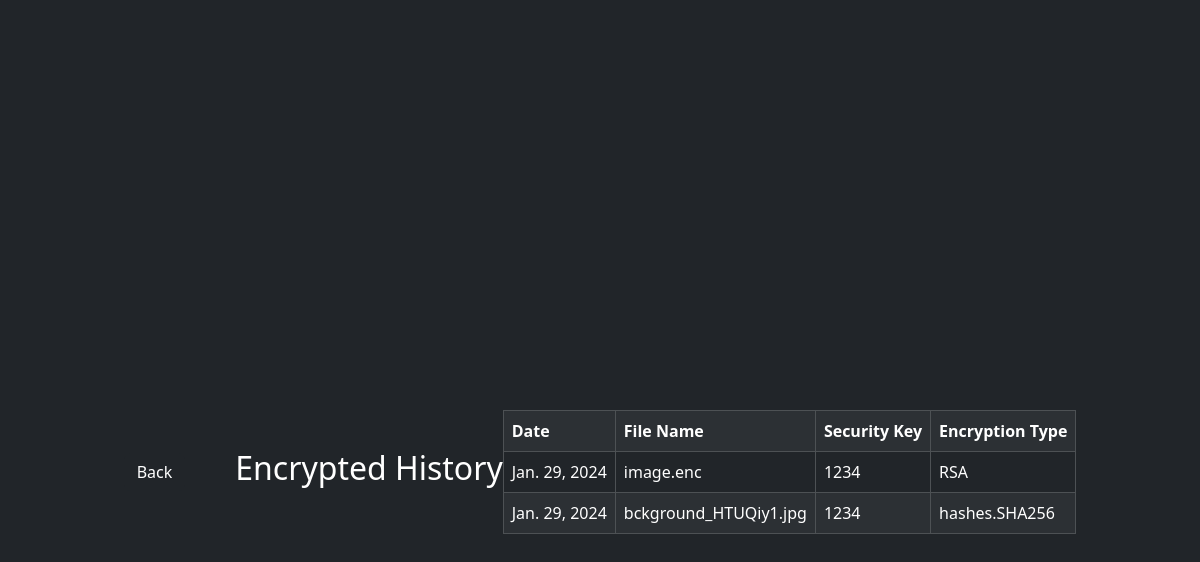
The page /history (signed in) on the database as committed earlier.
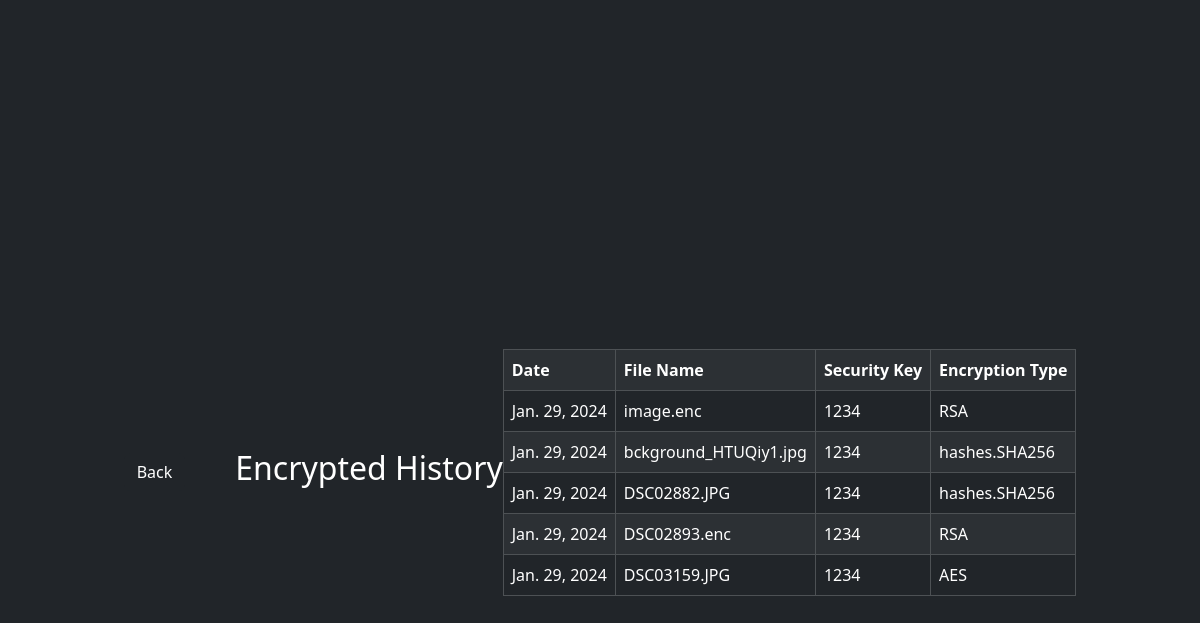
The same page on the database as committed later.
### app/models.py (models this page shows, shortened)
class EncryptedFile(models.Model):
    algorithm_choices = [
        ('hashes.SHA256', 'hashes.SHA256'),
        ('RSA', 'RSA'),
        ('AES', 'AES'),
    ]
    user_id = models.ForeignKey(User, on_delete=models.CASCADE)
    file = models.FileField()
    password = models.CharField(max_length=100)
    algorith = models.CharField(max_length=20, choices=algorithm_choices)
    date = models.DateField(auto_now_add=True, null=True)
    publickey = models.TextField(max_length=512, null=True, blank=True)
    privatekey = models.TextField(max_length=512, null=True, blank=True)
    file_extension_name = models.TextField(max_length=512, null=True, blank=True)

### app/views.py (the view)
# urls.py: path('history',views.history),
def history(request):
    tem = request.session['uid']
    vpro = User.objects.get(id=tem)
    encrypted_files = EncryptedFile.objects.filter(user_id=vpro)
    return render(request,'history.html',{'encrypted_files':encrypted_files})

### template/history.html (shortened to what this page needs)
<!DOCTYPE html>
<html lang="en">
    {% load static %}
<head>
    <link rel="stylesheet" href="{% static 'history\history.css' %}">
    <link href="https://cdn.jsdelivr.net/npm/bootstrap@5.3.2/dist/css/bootstrap.min.css" rel="stylesheet">
</head>
<body class="bg-dark ">
    <div class="container my-5">
		<a href="{% url 'userprofile' %}"><button class="btn btn-dark text-white float-end justify-content-around " style="margin-right: 50px;">Back</button></a>
        <h2 class="text-white text-center ">Encrypted History</h2>
        <div>
            <table class="table w-100 my-5 table-bordered table-striped table-hover table-dark">
              <tr>
                <th>Date</th>
                <th>File Name</th>
                <th>Security Key</th>
                <th>Encryption Type</th>
              </tr>
              {% for encrypted_file in encrypted_files %}
              <tr>
                <td>{{encrypted_file.date}}</td>
                <td>{{encrypted_file.file}}</td>
                <td>{{encrypted_file.password}}</td>
                <td>{{encrypted_file.algorith}}</td>
              </tr>
              {% endfor %}
            </table>
        </div>
    </div>
</body>
</html>

Rows that differ between the two databases and show on the page:
added EncryptedFile: date "Jan. 29, 2024", file "DSC02882.JPG", password "1234", algorith "hashes.SHA256"
added EncryptedFile: date "Jan. 29, 2024", file "DSC02893.enc", password "1234", algorith "RSA"
added EncryptedFile: date "Jan. 29, 2024", file "DSC03159.JPG", password "1234", algorith "AES"
